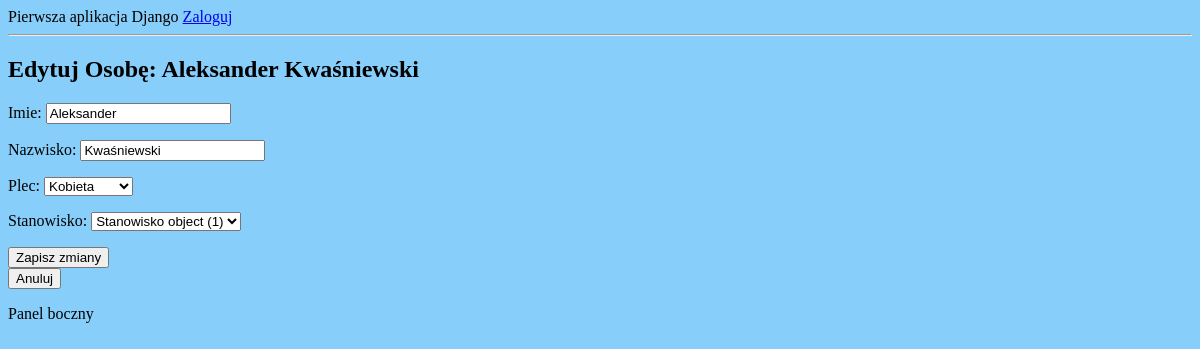
The page /biblioteka/html/osoby/1/edit/ on the database as committed earlier.
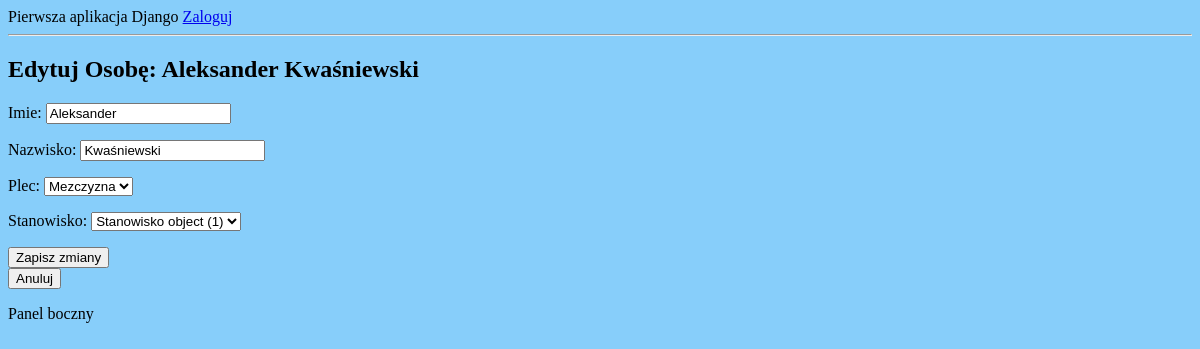
The same page on the database as committed later.
### biblioteka/models.py (models this page shows, shortened)
class Osoba(models.Model):
    PLEC_WYBOR = (
        ("K", "kobieta"),
        ("M", "mezczyzna"),
        ("I", "inna")
    )
    imie = models.CharField(max_length=50, blank = False, null = False)
    nazwisko = models.CharField(max_length=100, blank = False, null = False)
    plec = models.IntegerField(choices=PLCIE.choices, default=PLCIE.Inna)
    stanowisko = models.ForeignKey('Stanowisko', on_delete=models.CASCADE)
    data_dodania = models.DateField(auto_now_add=True, editable= False)
    wlasciciel = models.ForeignKey(User, on_delete = models.SET_NULL, null = True, default = 1) # 1 to pierwszy nasz superużytkownik (admin)
    class Meta:
        ordering = ['nazwisko']
        permissions = [
            ("change_osoba_owner", "Pozwala przypisać innego usera do obiektu Osoba."),
            ("change_assign_to_stanowisko", "Pozwala przypisać osobę do innego stanowiska."),
        ]

### biblioteka/views.py (the view)
# urls.py: path('html/osoby/<int:id>/edit/', views.osoba_edit, name='osoba-edit'),
def osoba_edit(request, id):
    osoba = get_object_or_404(Osoba, id = id)
    if request.method == 'POST':
        form = OsobaForm(request.POST, instance=osoba)  # bindujemy dane do istniejącego obiektu
        if form.is_valid():
            form.save()
            return redirect('osoba-detail', id)  # przekierowujemy do widoku szczegółowego z id
    else:
        form = OsobaForm(instance=osoba)  # formularz z aktualnymi danymi obiektu
    return render(request, 'biblioteka/osoba/edit.html', {'form': form, 'osoba': osoba})

### biblioteka/forms.py
class OsobaForm(forms.ModelForm):
    class Meta:
        model = Osoba
        fields = ['imie', 'nazwisko', 'plec', 'stanowisko']  # pola do formularza

### biblioteka/templates/biblioteka/osoba/edit.html (shortened to what this page needs)
{% extends "biblioteka/base.html" %}
{% block content %}
<h2>Edytuj Osobę: {{ osoba.imie }} {{ osoba.nazwisko }}</h2>
<form method="post">
    {{ form.as_p }}
    <button type="submit">Zapisz zmiany</button>
</form>
<a href="{% url 'osoba-detail' osoba.id %}"><button>Anuluj</button></a>
{% endblock %}

### biblioteka/templates/biblioteka/base.html (shortened to what this page needs)
{% load static %}
<!DOCTYPE html>
<html>
    <head>
        <link href="{% static "css/biblioteka.css" %}" rel="stylesheet">
    </head>
    <body>
        <div id="header" >
            Pierwsza aplikacja Django
            {% if request.session.token %}
                <a href="{% url 'drf-token-logout' %}">Wyloguj</a>
            {% else %}
                <a href="{% url 'drf-token-login' %}">Zaloguj</a>
            {% endif %}
        </div>
        <hr/>
        <div id="content">
            {% block content %}
            {% endblock %}
        </div>
        <div id="sidebar">
            <p>Panel boczny</p>
        </div>
    </body>
</html>

### biblioteka/static/css/biblioteka.css (style rules this page uses)
body { background-color: lightskyblue; }

Rows that differ between the two databases and show on the page:
changed Osoba "Aleksander": plec "Kobieta" → "Mezczyzna"
